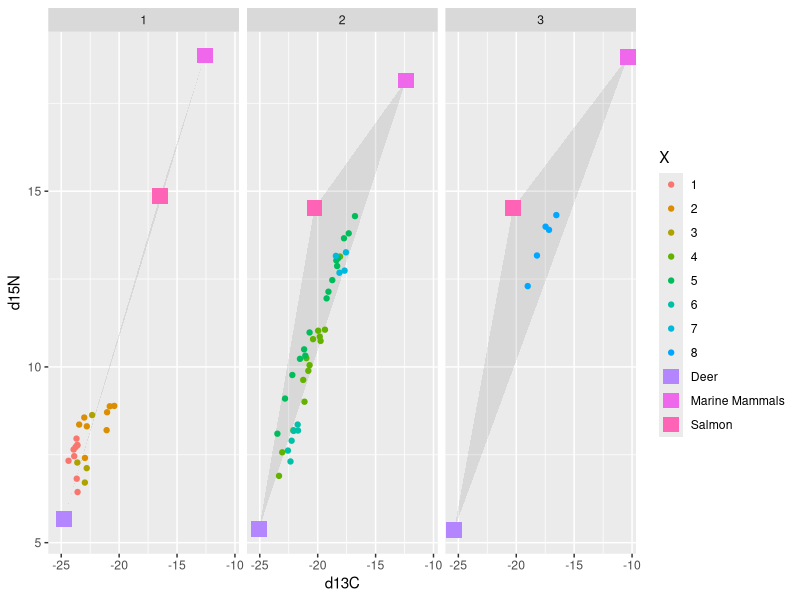

Reproduce this figure in R. (Note: this script raises an error after producing the figure.)
## ---- chunk 1

library(tidyverse)
library(magrittr)
library(patchwork)

# A basic population variance function
# NB this contrasts with R's default cov() which uses sample variance.
popVar <- function(x){sum((x - mean(x)) ^2) / length(x)}

popCov <- function(x, y=NULL) {
   cov(x,y)*(nrow(x)-1)/nrow(x)
}

## ---- chunk 2

# load the source data by region
raw_source_data <- 
  read.csv(file = "wolves/wolves_sources.csv", 
           header = TRUE) %>%
  arrange(Region, X) %>% 
  select(X, Region, Meand13C, Meand15N, SDd13C, SDd15N)


# Replace the system.file call with the path to your file
raw_tdf <- 
  read.csv("wolves/wolves_discrimination.csv", 
           head = TRUE) %>% 
  arrange(X) %>% 
  select(X, Meand13C, Meand15N)

# correct the source values by the TDF
cor_source_data <- raw_source_data %>% 
  group_by(Region) %>% 
  mutate(d13C = Meand13C + raw_tdf$Meand13C , 
         d15N = Meand15N + raw_tdf$Meand15N )  %>%
  ungroup()

# load the full raw data
raw_wolves_consumer_all_data <- 
  read.csv(file = "wolves/wolves_consumer.csv", 
           header = TRUE) %>% 
  arrange(Region, Pack) %>% select(d13C, d15N, Region, Pack)
## ---- chunk 3

g1 <- ggplot(data = cor_source_data, 
             mapping = aes(d13C, d15N))  + 
  geom_polygon(alpha = 0.1) + 
  geom_point(mapping = aes(color = X), shape = "square", size = 5) + 
  geom_point(data = raw_wolves_consumer_all_data, 
             mapping = aes(color = factor(Pack))) + 
  facet_wrap(vars(Region))

print(g1)

## ---- chunk 4
# a function to solve a mixing model for the set of proportions
# given M the rectangular matrix of Sources and 
# Y the mixtures
solveMix <- function(M,Y){
  
  # reduce the dimensionality of the matrix and 
  # adjust the mixture accordingly
  Mr <- apply(M[,1:2], 2, function(x){x-M[,3]})
  Yr <- Y - M[,3]
  
  # solve for the proportions
  pr <- solve(Sr, Yr)
  
  # add back in the missing proportion
  p <- rbind(pr, 1 - colSums(pr))
  
  # return output
  return(t(p))

}

## ---- chunk 5

p <- list()

for (i in 1:3){
  
  S <- cor_source_data %>% 
    filter(Region == i) %>% 
    select(d13C, d15N) %>%
    as.matrix() %>%
    t()
  
  
  y <- raw_wolves_consumer_all_data %>% 
    filter(Region == i) %>% 
    select(d13C, d15N) %>%
    as.matrix() %>%
    t()
  
  p[[i]] <- as.tibble(solveMix(S, y))
  
}

# assemble the proportion data and link to region and pack
names(p) <- 1:length(p)

all_p <- bind_rows(p)

names(all_p) <- c("Deer", "Marine", "Salmon")

diet_estimates <- bind_cols(raw_wolves_consumer_all_data, all_p)

## ---- chunk 6

pack_var <- diet_estimates %>%
  group_by(Pack) %>%
  summarise(var_p = sum(diag(popCov(cbind(Deer, Marine, Salmon)))),
            var_y = sum(diag(popCov(cbind(d13C, d15N)))),
            Region = Region[1])

var_S <- raw_source_data %>% group_by(Region) %>% 
  summarise(var_S = popVar(Meand13C) + sum(SDd13C^2) +
              popVar(Meand15N) + sum(SDd15N^2))

# Add source variance to the consumer variance dataset
pack_var <- left_join(pack_var, var_S, 
                       by = "Region")

## ---- chunk 7
g2 <- ggplot(data = pack_var, 
             mapping = aes(x = var_p, y = var_y)) + 
  geom_point() 


g3 <- ggplot(data = pack_var, 
             mapping = aes(x = var_p, y = var_y / var_S)) + 
  geom_point() + 
  geom_abline(intercept = 0, slope = 1)

print(g2 | g3)

